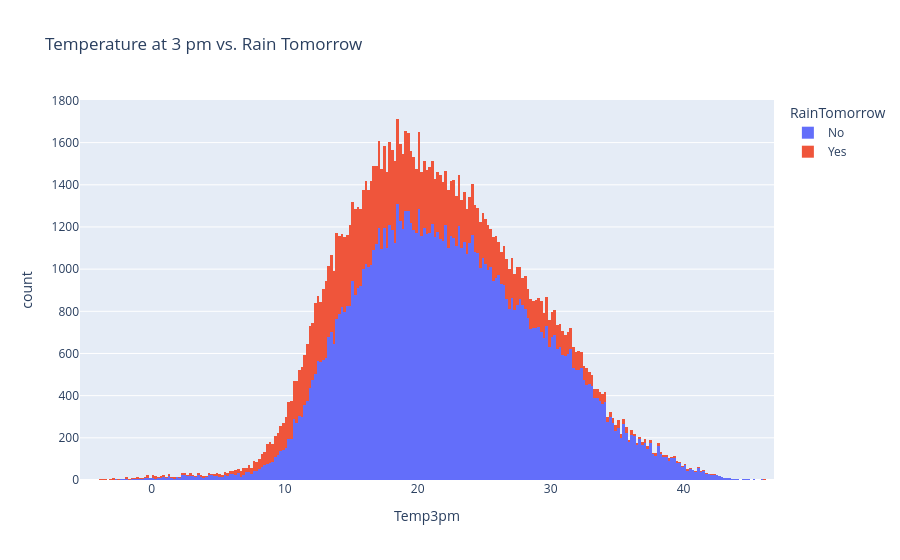

The notebook cell this image was saved under:
### Code cell
px.histogram(raw_df, 
             x='Temp3pm', 
             title='Temperature at 3 pm vs. Rain Tomorrow', 
             color='RainTomorrow')

### Figure 1 — Plotly figure (JSON) as saved in the notebook; plotly's stock layout.template omitted (floating-point values rounded to 4 significant figures; data arrays with more than 128 entries replaced by an {"elided": "..."} marker saying what was removed)
{"data": [{"bingroup": "x", "hovertemplate": "RainTomorrow=No<br>Temp3pm=%{x}<br>count=%{y}<extra></extra>", "legendgroup": "No", "marker": {"color": "#636efa", "pattern": {"shape": ""}}, "name": "No", "orientation": "v", "showlegend": true, "type": "histogram", "x": {"elided": "110316 float values"}, "xaxis": "x", "yaxis": "y"}, {"bingroup": "x", "hovertemplate": "RainTomorrow=Yes<br>Temp3pm=%{x}<br>count=%{y}<extra></extra>", "legendgroup": "Yes", "marker": {"color": "#EF553B", "pattern": {"shape": ""}}, "name": "Yes", "orientation": "v", "showlegend": true, "type": "histogram", "x": {"elided": "31877 float values"}, "xaxis": "x", "yaxis": "y"}], "layout": {"barmode": "relative", "legend": {"title": {"text": "RainTomorrow"}, "tracegroupgap": 0}, "title": {"text": "Temperature at 3 pm vs. Rain Tomorrow"}, "xaxis": {"anchor": "y", "domain": [0, 1], "title": {"text": "Temp3pm"}}, "yaxis": {"anchor": "x", "domain": [0, 1], "title": {"text": "count"}}}}
